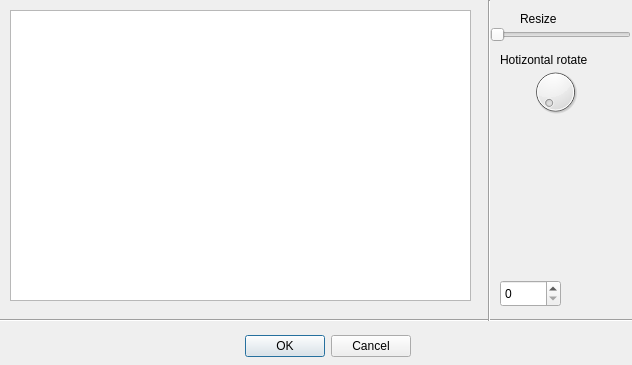
<?xml version="1.0" encoding="UTF-8"?>
<ui version="4.0">
 <class>SystemImageDialog</class>
 <widget class="QDialog" name="SystemImageDialog">
  <property name="geometry">
   <rect>
    <x>0</x>
    <y>0</y>
    <width>632</width>
    <height>365</height>
   </rect>
  </property>
  <property name="windowTitle">
   <string>Dialog</string>
  </property>
  <widget class="QDialogButtonBox" name="buttonBox">
   <property name="geometry">
    <rect>
     <x>110</x>
     <y>330</y>
     <width>301</width>
     <height>32</height>
    </rect>
   </property>
   <property name="orientation">
    <enum>Qt::Horizontal</enum>
   </property>
   <property name="standardButtons">
    <set>QDialogButtonBox::Cancel|QDialogButtonBox::Ok</set>
   </property>
  </widget>
  <widget class="Line" name="line">
   <property name="geometry">
    <rect>
     <x>0</x>
     <y>300</y>
     <width>641</width>
     <height>41</height>
    </rect>
   </property>
   <property name="orientation">
    <enum>Qt::Horizontal</enum>
   </property>
  </widget>
  <widget class="QSpinBox" name="spinBox">
   <property name="geometry">
    <rect>
     <x>500</x>
     <y>280</y>
     <width>61</width>
     <height>27</height>
    </rect>
   </property>
  </widget>
  <widget class="QGraphicsView" name="ramka">
   <property name="geometry">
    <rect>
     <x>10</x>
     <y>10</y>
     <width>461</width>
     <height>291</height>
    </rect>
   </property>
  </widget>
  <widget class="QSlider" name="resizer">
   <property name="geometry">
    <rect>
     <x>490</x>
     <y>20</y>
     <width>141</width>
     <height>29</height>
    </rect>
   </property>
   <property name="orientation">
    <enum>Qt::Horizontal</enum>
   </property>
  </widget>
  <widget class="Line" name="line_2">
   <property name="geometry">
    <rect>
     <x>469</x>
     <y>0</y>
     <width>41</width>
     <height>321</height>
    </rect>
   </property>
   <property name="orientation">
    <enum>Qt::Vertical</enum>
   </property>
  </widget>
  <widget class="QLabel" name="label">
   <property name="geometry">
    <rect>
     <x>520</x>
     <y>10</y>
     <width>67</width>
     <height>17</height>
    </rect>
   </property>
   <property name="text">
    <string>Resize</string>
   </property>
  </widget>
  <widget class="QLabel" name="label_2">
   <property name="geometry">
    <rect>
     <x>500</x>
     <y>50</y>
     <width>141</width>
     <height>20</height>
    </rect>
   </property>
   <property name="text">
    <string>Hotizontal rotate</string>
   </property>
  </widget>
  <widget class="QDial" name="dial">
   <property name="geometry">
    <rect>
     <x>530</x>
     <y>60</y>
     <width>51</width>
     <height>64</height>
    </rect>
   </property>
  </widget>
 </widget>
 <resources/>
 <connections>
  <connection>
   <sender>buttonBox</sender>
   <signal>accepted()</signal>
   <receiver>SystemImageDialog</receiver>
   <slot>accept()</slot>
   <hints>
    <hint type="sourcelabel">
     <x>248</x>
     <y>254</y>
    </hint>
    <hint type="destinationlabel">
     <x>157</x>
     <y>274</y>
    </hint>
   </hints>
  </connection>
  <connection>
   <sender>buttonBox</sender>
   <signal>rejected()</signal>
   <receiver>SystemImageDialog</receiver>
   <slot>reject()</slot>
   <hints>
    <hint type="sourcelabel">
     <x>316</x>
     <y>260</y>
    </hint>
    <hint type="destinationlabel">
     <x>286</x>
     <y>274</y>
    </hint>
   </hints>
  </connection>
 </connections>
</ui>
